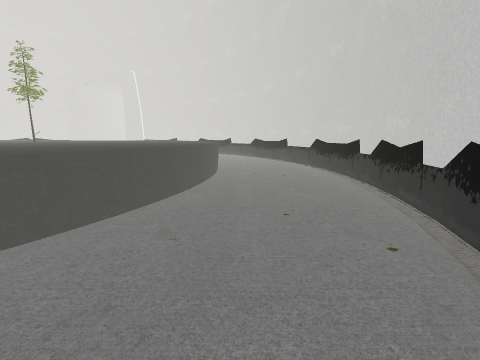
View 1 (above)

24 first-person views from a walk through a 3-D level made in the Unity game engine. The camera is 1.4 m above the floor, tilts 10° down and sees 90° across. The floor is counted in squares, 0.5 m on a side. Each view is taken from the middle of a square. On the plan, view 1 faces up. The plan holds only what a view shows up to about 18 squares ahead; the rest is blank. The place goes on beyond the plan. Some animated figures are not drawn. Some surface patterns are stand-ins.

View 2
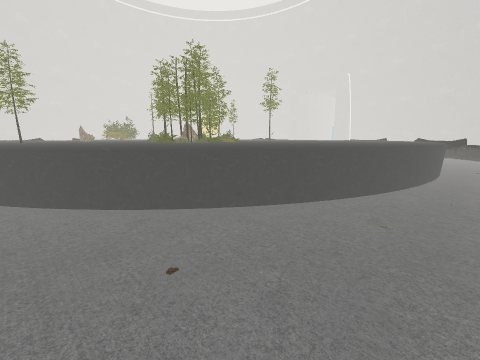

View 3
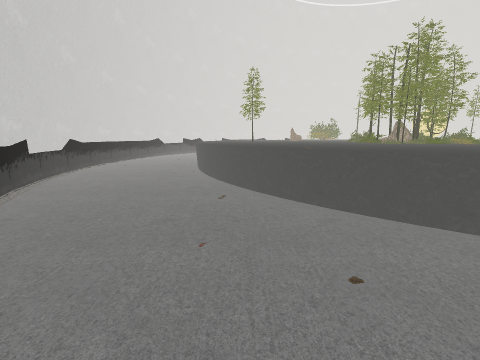

View 4
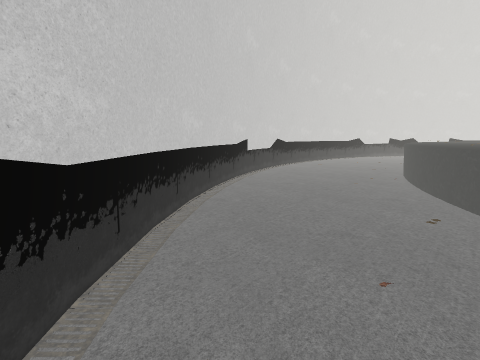

View 5
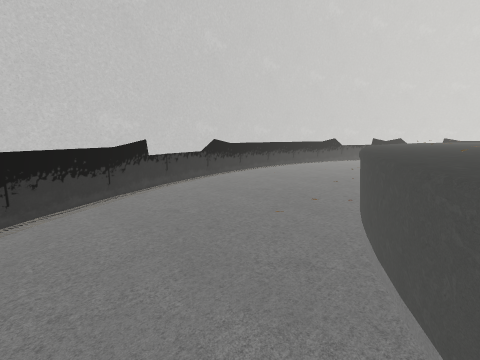

View 6
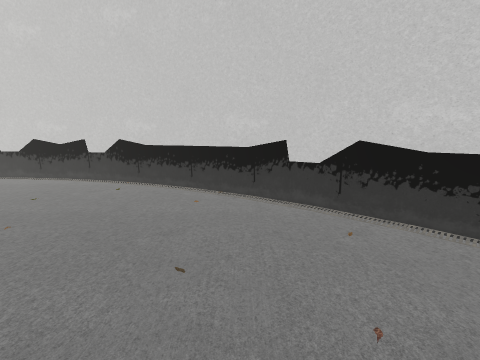

View 7
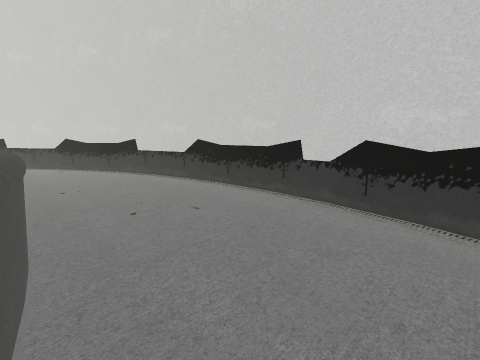

View 8
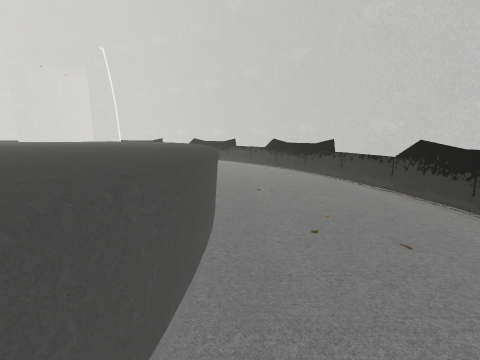

View 9
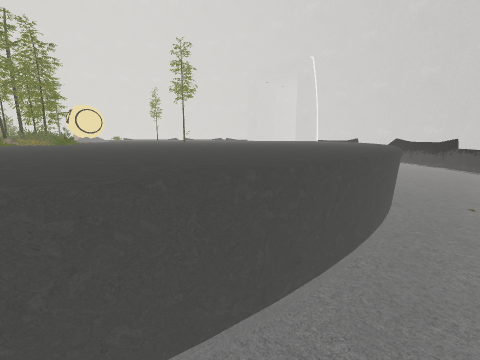

View 10
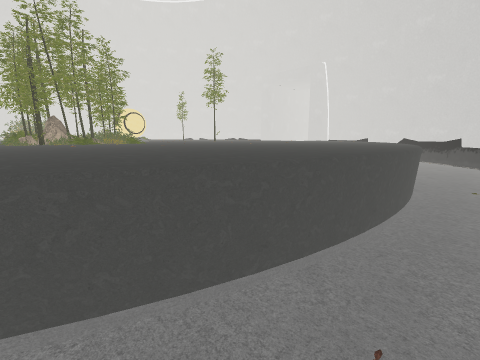

View 11
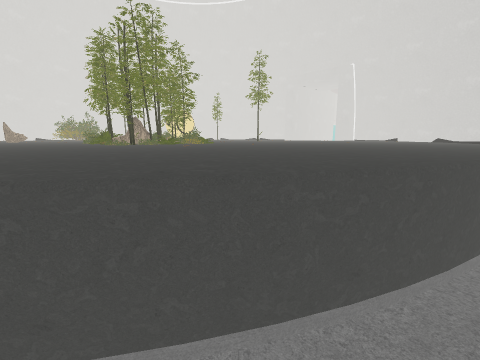

View 12
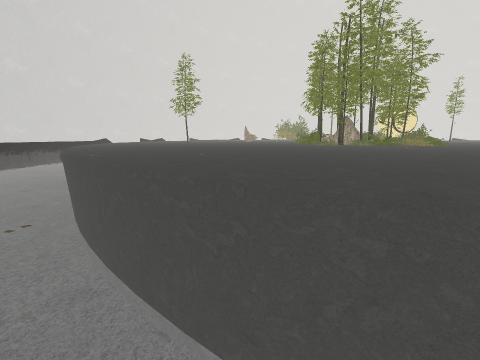

View 13
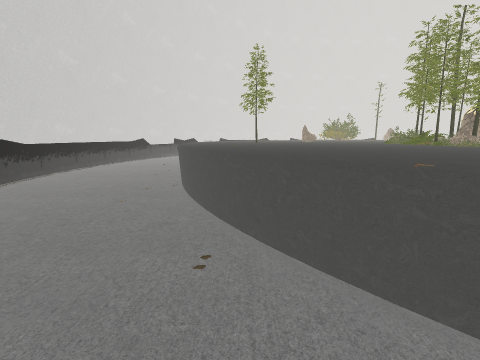

View 14
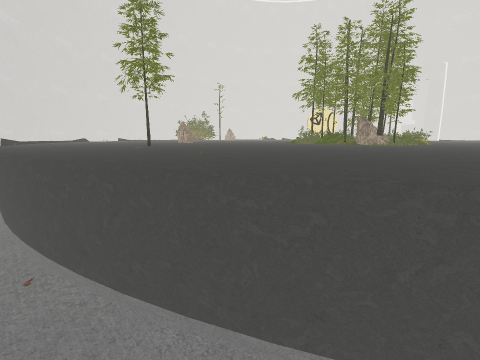

View 15
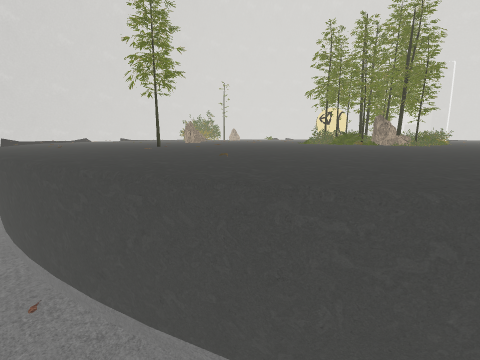

View 16
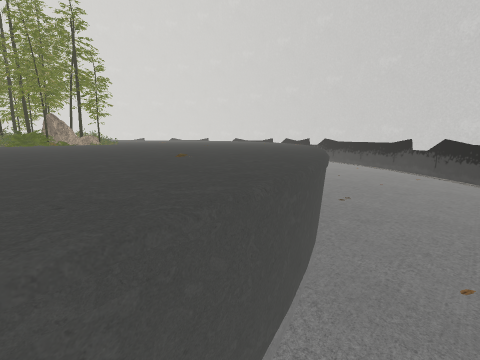

View 17
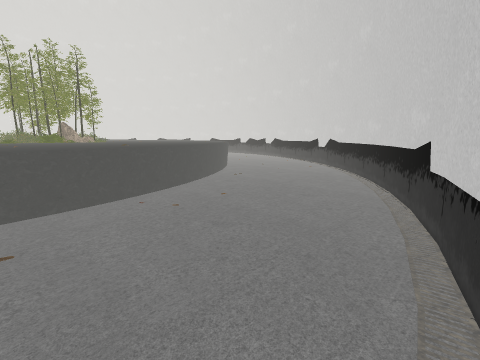

View 18
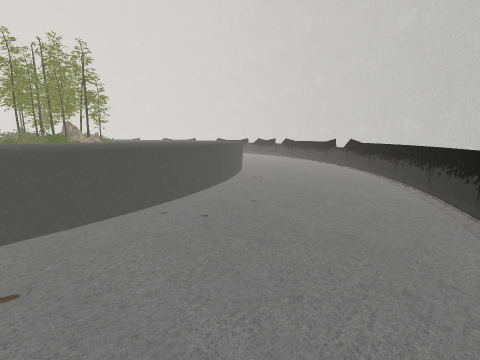

View 19
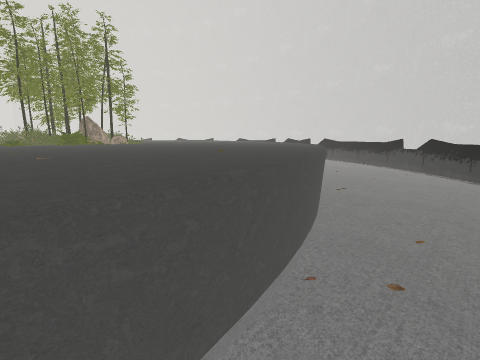

View 20
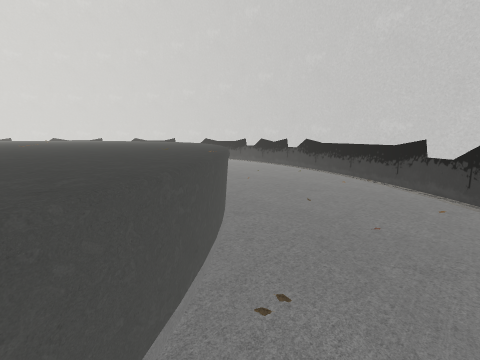

View 21
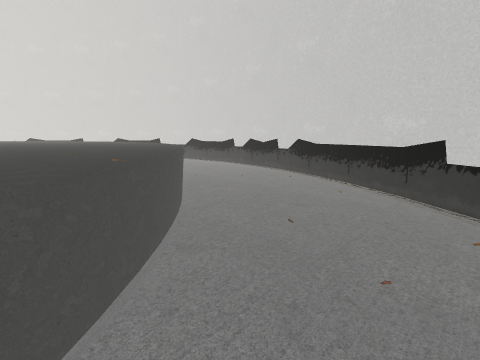

View 22
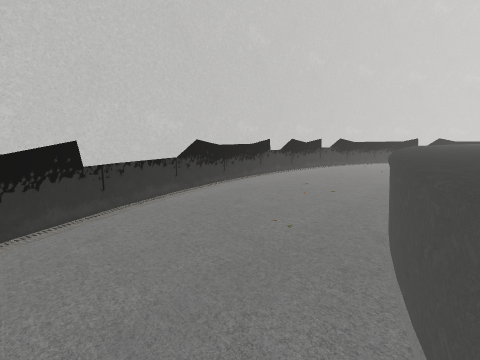

View 23
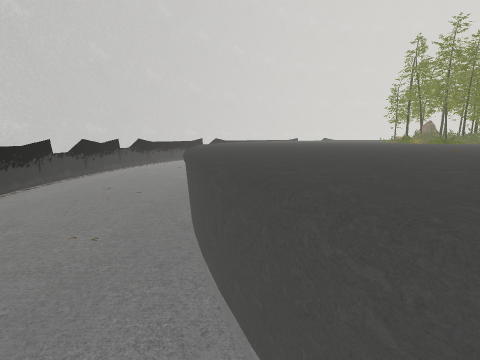

View 24
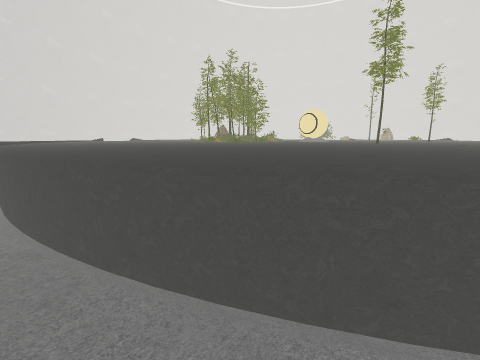

### Floor plan
Points are (right, up) in squares from view 1. A wall is a line through its corners. A room is listed if a view was taken in it or the views show most of it. See-through windows are left out.
Room 1 (views 1, 2, 3, 4, 5, 6, 7, 8, 9, 10, 11, 12, 13, 14, 15, 16, 17, 18, 19, 20, 21, 22, 23, 24)
walls: (-5.7, 4.5) (-6.2, 3.8); (-6.6, 3.3) (-7.3, 2.5); (-4.6, 6.2) (-5.6, 4.7); (-4.3, 6.9) (-4.6, 6.4); (-4, 7.6) (-4.2, 7.1); (-3.6, 8.2) (-3.9, 7.8); (-10.5, -0.8) (-11.2, -1.3); (-2.7, 11.1) (-3.2, 9.3); (-2.3, 12.3) (-2.5, 11.4); (-11.8, -1.8) (-12.2, -2.1) (-12.6, -2.3); (2.5, -1.5) (4.2, 1.6); (4.1, 1.4) (5.6, 4.6); (0.5, -4.3) (2.6, -1.3); (-12.7, -2.4) (-14.2, -3.3); (-2.1, 13.6) (-2.2, 12.8); (5.5, 4.5) (6.7, 7.8); (-1.8, -6.7) (0.5, -4.1); (-14.4, -3.4) (-14.9, -3.7); (6.6, 7.7) (7.4, 11.2); (-1.7, 16.2) (-1.9, 14.8); (-15.1, -3.8) (-15.5, -4); (-4.3, -9) (-1.7, -6.6); (7.1, 9) (7.8, 14.5); (-15.8, -4.1) (-16.2, -4.3); (-17.4, -4.8) (-18.2, -5); (-7, -11.1) (-4.2, -8.9); (-1.8, 19.2) (-1.7, 18.7); (-18.4, -5.1) (-19.2, -5.4); (7.8, 14.3) (7.9, 18); (-19.4, -5.4) (-20.3, -5.7); (-1.9, 21.1) (-1.8, 19.7); (-9.9, -12.8) (-6.8, -10.9); (-20.7, -5.7) (-21.6, -5.9); (7.9, 17.8) (7.6, 21.3); (-2.2, 23.1) (-2.1, 22.4); (-12.9, -14.3) (-9.8, -12.8); (-22.6, -6.1) (-24.2, -6.3); (-2.6, 24.5) (-2.4, 23.8); (7.6, 21.1) (7, 24.6); (-2.9, 25.6) (-2.7, 24.8); (-16.1, -15.5) (-12.8, -14.2); (-3.2, 26.6) (-3, 25.7); (7.1, 24.5) (6.2, 27.8); (-3.9, 28.2) (-3.7, 27.8); (-19.3, -16.2) (-15.9, -15.4); (-4.2, 29) (-3.9, 28.4); (-4.5, 29.5) (-4.3, 29.1); (6.2, 27.7) (4.9, 31); (-21.6, -16.5) (-19.2, -16.2); (-5.1, 30.6) (-4.6, 29.7)
ways out: opening at (-17, -5); opening at (-10, -1); opening at (-3, 9); opening at (-3, 28.7); opening at (-2, 18)

Positions as (right, up) in squares from view 1, and headings:
1: (0, 0), facing up
2: (0, -2), facing up-left
3: (0, -2), facing left
4: (-1, -2), facing down-left
5: (-9, -2), facing down-left
6: (-9, -1), facing right
7: (-2, 10), facing up-right
8: (-1, 12), facing up
9: (0, 12), facing up-left
10: (0, 8), facing up-left
11: (-3, 4), facing up-left
12: (-4, 4), facing left
13: (-6, -2), facing left
14: (-14, -6), facing up-left
15: (-15, -6), facing up-left
16: (-22, -7), facing up-right
17: (-24, -16), facing up-right
18: (-24, -14), facing up-right
19: (-24, -8), facing up-right
20: (-14, -5), facing up-right
21: (-11, -4), facing up-right
22: (-4, 31), facing down-right
23: (-4, 31), facing down
24: (-2, 31), facing down-left
